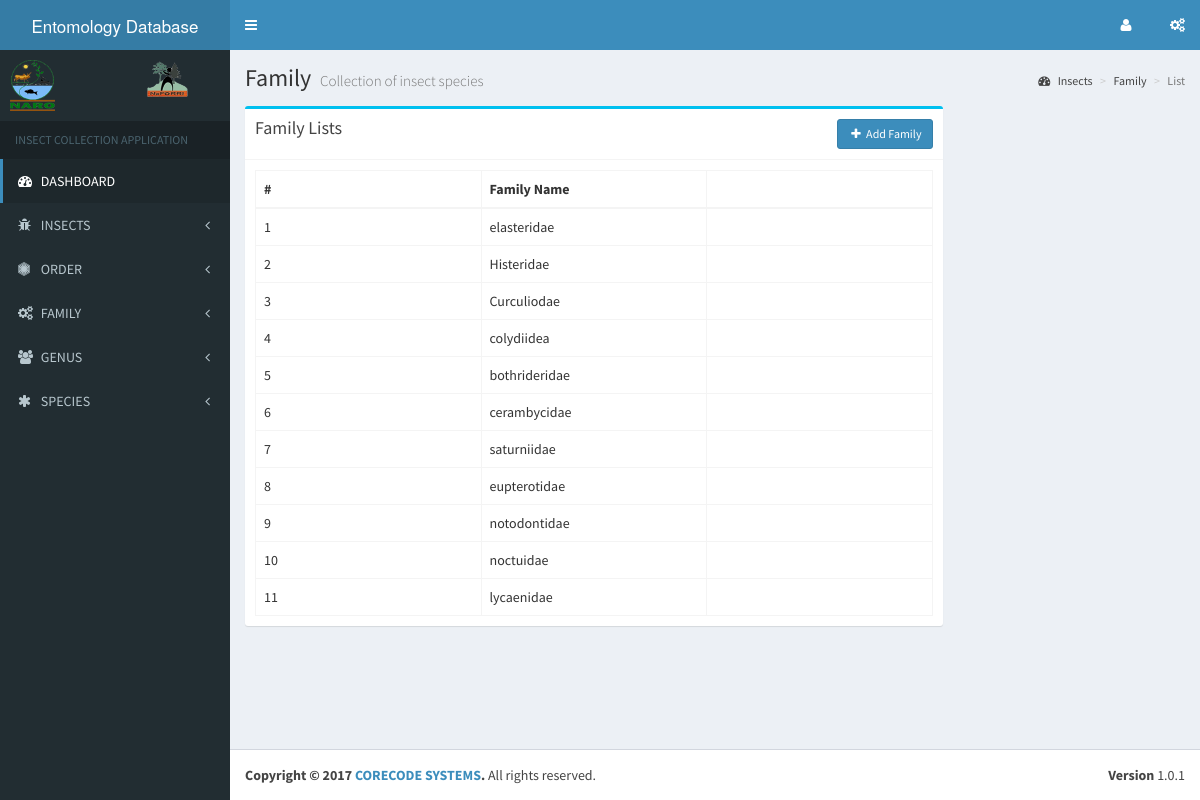
Before: /admin/family_list.php with the older database file.
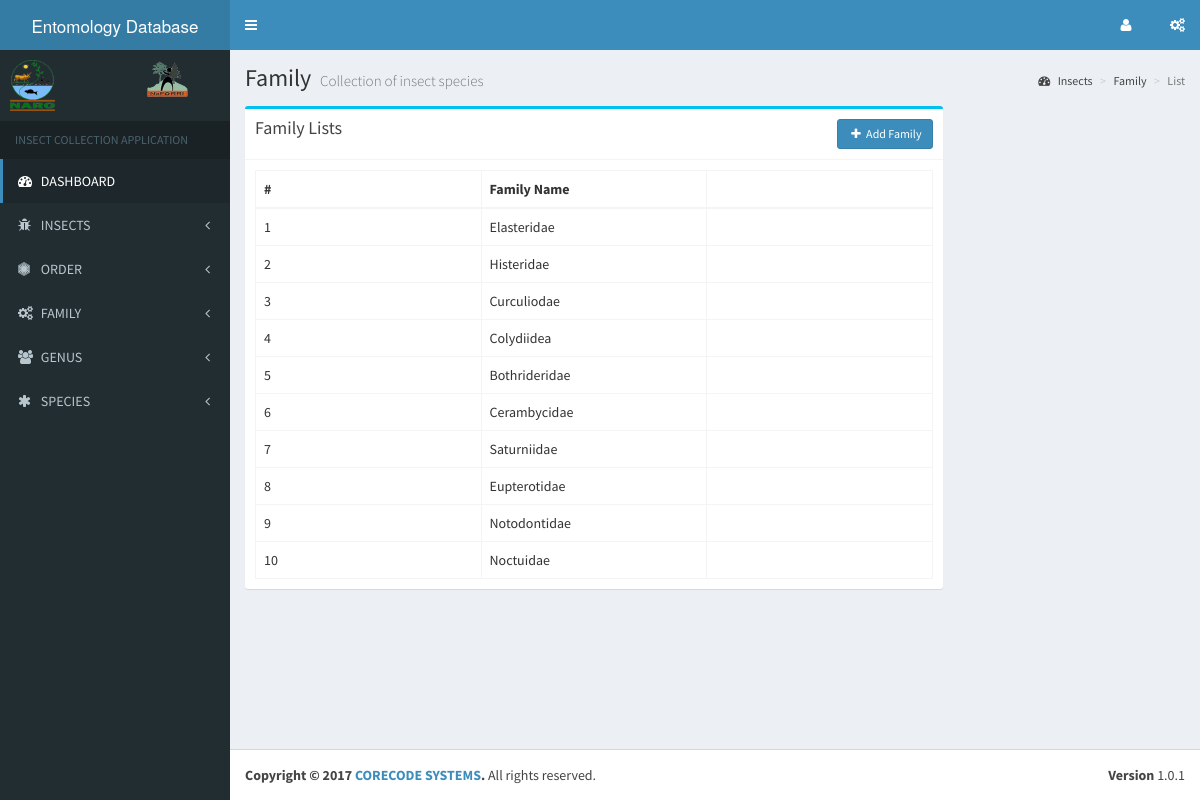
After: the same page with the newer database file.
### tables this page shows
CREATE TABLE `family` (
  `family_Id` int(11) NOT NULL,
  `family_name` varchar(50) NOT NULL
);

### libs/database.php (called while the page is built, shortened)
<?php
    class database {
        public $host    = DB_HOST;
        public $user    = DB_USER;
        public $pass    = DB_PASS;
        public $db_name = DB_NAME;
        public $conn;
        public function connect() {
            $this->conn = new mysqli($this->host, $this->user, $this->pass, $this->db_name);
        }
        public function select($query) {
            $result = $this->conn->query($query);
            if($result->num_rows > 0) {
                return $result;
            }else {
                return false;
            }
        }
    }
?>

### admin/family_list.php (the view, shortened to what this page needs)
<?php
    require_once '../libs/database.php';
    $db = new database();
    $sql_select_family = "SELECT * FROM Family";
    $family_list = $db->select($sql_select_family);
?>
<?php include 'includes/header.php'; ?>
<?php include 'includes/sidebar_nav.php'; ?>
  <div class="content-wrapper">
    <section class="content-header">
      <h1>
        Family
        <small>Collection of insect species</small>
      </h1>
      <ol class="breadcrumb">
        <li><a href="#"><i class="fa fa-dashboard"></i> Insects</a></li>
        <li><a href="#">Family</a></li>
        <li class="active">List</li>
      </ol>
    </section>
    <section class="content">
        <div class="row">
            <div class="col-md-9">
                <div class="box box-info">
                    <div class="box-header with-border">
                        <h3 class="box-title">Family Lists</h3>
                        <a href="add_family.php" class="btn btn-primary btn-sm pull-right"><i class="fa fa-plus fa-fw"></i> Add Family</a>
                    </div>
                    <div class='box-body'>
                        <table class="table table-responsive table-bordered" id="content_list">
                            <thead>
                                <tr>
                                    <th>#</th>
                                    <th>Family Name</th>
                                    <th></th>
                                </tr>
                            </thead>
                            <tbody>
                                <?php $counter = 1; ?>
                                <?php while($row = $family_list->fetch_array()): ?>
                                    <tr>
                                        <td><?php echo $counter; ?></td>
                                        <td><?php echo $row['family_name']; ?></td>
                                        <td>
                                        </td>
                                    </tr>
                                    <?php $counter++; ?>
                                <?php endwhile; ?>
                            </tbody>
                        </table>
                    </div>
                </div>
            </div>
        </div>
    </section>
  </div>
<?php include 'includes/footer.php'; ?>

Changed rows visible on the page:
removed family: family_name "lycaenidae"
changed family: family_name "elasteridae" → "Elasteridae"
changed family: family_name "colydiidea" → "Colydiidea"
changed family: family_name "bothrideridae" → "Bothrideridae"
changed family: family_name "cerambycidae" → "Cerambycidae"
changed family: family_name "saturniidae" → "Saturniidae"
changed family: family_name "eupterotidae" → "Eupterotidae"
changed family: family_name "notodontidae" → "Notodontidae"
changed family: family_name "noctuidae" → "Noctuidae"
